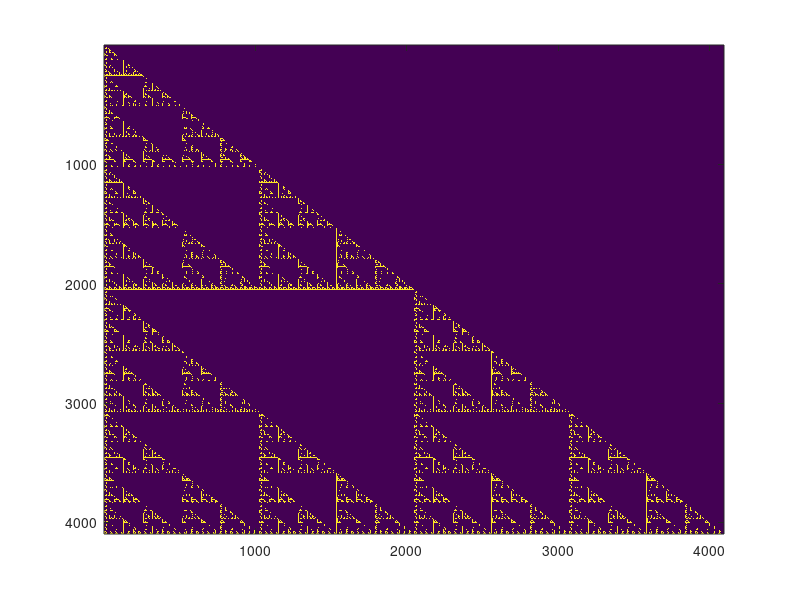

Here is the MATLAB script that generated this plot:
function [adiacenza,vicini]=sierpinski_dawid(potenza)
% adiacenza = sierpinski(N)
%
% Restituisce la matrice di adiacenza simmetrica sparse, per il triangolo di Sierpinski di generazione N.

if(nargin<1)
    potenza=12;
end

% rimuovere il controllo se si ha RAM a sufficienza
if(~(potenza > 0 && potenza<18))
    disp('Probabilmente la generazione richiesta e` troppo grande, troncamento a 13')
    potenza=13;
end

% lato massimo del triangolo
N=2^potenza;
% numero di siti nonnulli
siti=3^potenza;

% informazioni
disp(['Triangolo sierpinski, generazione ' num2str(potenza) ', siti ' num2str(siti)])
disp(['Elementi nonnulli matrice di adiacenza(simm) ' num2str((siti-1)*3)])

% l1: riga 'precedente' nell'iterazione
% l2: riga 'corrente'
l1=zeros(N,1);
l2=zeros(N,1);
l1(1)=1;
l2(1)=1;
% etichette degli elementi nonnulli interazione precedente
etichette1=l1;

%trivettore minimo di adiacenza
vicini=zeros(siti,3);

disegno=zeros(N);
disegno(1,:)=l1;
nonnulli=1;
for i=2:N
    l2(2:i)=mod(l1(2:i)+l1(1:(i-1)) , 2);
    %l2=bitand(colonna,i)==2;
    da_numerare=find(l2);
    quanti=length(da_numerare);
    
    % etichette iterazione corrente
    etichette2=zeros(N,1);
    % si assegnano etichette crescenti ai nonnulli
    new_labels=(nonnulli+1):(nonnulli+quanti);
    etichette2(da_numerare)=new_labels;
    % conto progressivo dei nonnulli
    nonnulli=nonnulli+quanti;
        
    % escludiamo il primo elemento, che e' 1, non avendo vicini a sinistra
    % lo trattiamo separatamente 
    da_numerare2=da_numerare(2:end);
    vicini(new_labels(1),:)=[etichette1(1),0,0];
    
    % i possibili vicini sono 1-in alto a sinistra, 2-in alto, 3-a sinistra
    vicini(new_labels(2:end),:)= [etichette1(da_numerare2-1), ...
                                etichette1(da_numerare2), ...
                                etichette2(da_numerare2-1)];
    
    disegno(i,:)=l2;
    
    %iterazione corrente diventa precedente
    l1=l2;
    etichette1=etichette2;
end
%disp(nonnulli)
imagesc(disegno);
disp(' ')
disp('Calcolo completato, compilazione matrice sparse');

% costruzione della matrice di adiacenza propriamente detta
[indici_riga,~,indici_colonna]=find(vicini);
%clear vicini;
adiacenza=sparse(indici_riga,indici_colonna,1,siti,siti,(siti-1)*3);

% commentare la riga se si vuole solo una matrice lower triangular
adiacenza=adiacenza+adiacenza';
end